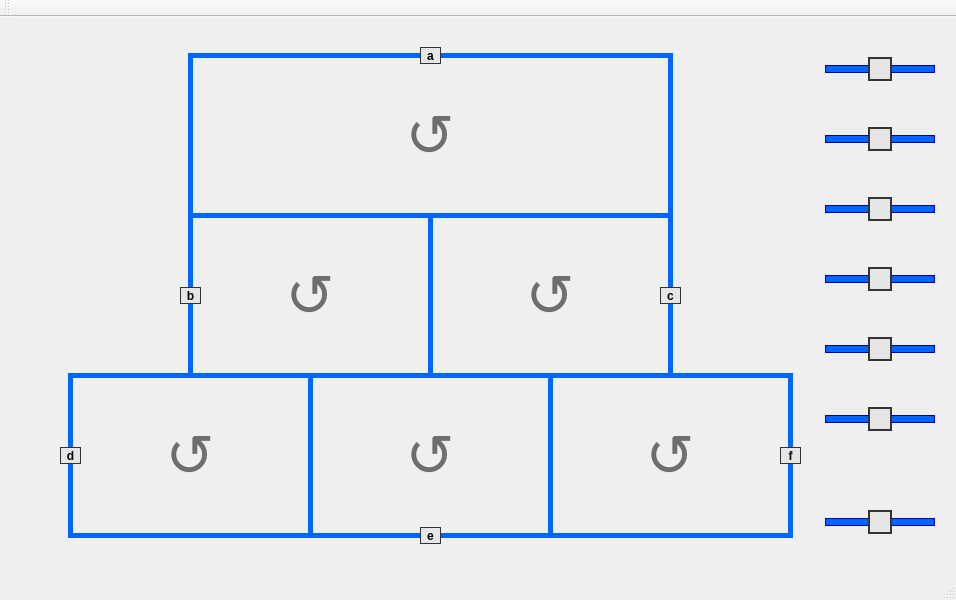
<?xml version="1.0" encoding="UTF-8"?>
<ui version="4.0">
 <class>MainWindow</class>
 <widget class="QMainWindow" name="MainWindow">
  <property name="geometry">
   <rect><x>0</x><y>0</y><width>956</width><height>600</height></rect>
  </property>
  <property name="windowTitle">
   <string>Projeto dos Trens</string>
  </property>
  <widget class="QWidget" name="centralWidget">
   <property name="styleSheet">
    <string notr="true">QSlider::groove:horizontal { background: #0066ff; border: 1px solid #0000aa; height: 6px }
QSlider::handle:horizontal { background: #e6e6e6; border: 2px solid #333333; width: 20px; margin: -9px 0 }</string>
   </property>
   <widget class="QLabel" name="label_trilho1">
    <property name="geometry">
     <rect><x>188</x><y>36</y><width>485</width><height>5</height></rect>
    </property>
    <property name="styleSheet">
     <string notr="true">QLabel { background: #0066ff }</string>
    </property>
    <property name="text">
     <string></string>
    </property>
   </widget>
   <widget class="QLabel" name="label_trilho2">
    <property name="geometry">
     <rect><x>188</x><y>196</y><width>485</width><height>5</height></rect>
    </property>
    <property name="styleSheet">
     <string notr="true">QLabel { background: #0066ff }</string>
    </property>
    <property name="text">
     <string></string>
    </property>
   </widget>
   <widget class="QLabel" name="label_trilho3">
    <property name="geometry">
     <rect><x>68</x><y>356</y><width>725</width><height>5</height></rect>
    </property>
    <property name="styleSheet">
     <string notr="true">QLabel { background: #0066ff }</string>
    </property>
    <property name="text">
     <string></string>
    </property>
   </widget>
   <widget class="QLabel" name="label_trilho4">
    <property name="geometry">
     <rect><x>68</x><y>516</y><width>725</width><height>5</height></rect>
    </property>
    <property name="styleSheet">
     <string notr="true">QLabel { background: #0066ff }</string>
    </property>
    <property name="text">
     <string></string>
    </property>
   </widget>
   <widget class="QLabel" name="label_trilho5">
    <property name="geometry">
     <rect><x>188</x><y>36</y><width>5</width><height>325</height></rect>
    </property>
    <property name="styleSheet">
     <string notr="true">QLabel { background: #0066ff }</string>
    </property>
    <property name="text">
     <string></string>
    </property>
   </widget>
   <widget class="QLabel" name="label_trilho6">
    <property name="geometry">
     <rect><x>668</x><y>36</y><width>5</width><height>325</height></rect>
    </property>
    <property name="styleSheet">
     <string notr="true">QLabel { background: #0066ff }</string>
    </property>
    <property name="text">
     <string></string>
    </property>
   </widget>
   <widget class="QLabel" name="label_trilho7">
    <property name="geometry">
     <rect><x>428</x><y>196</y><width>5</width><height>165</height></rect>
    </property>
    <property name="styleSheet">
     <string notr="true">QLabel { background: #0066ff }</string>
    </property>
    <property name="text">
     <string></string>
    </property>
   </widget>
   <widget class="QLabel" name="label_trilho8">
    <property name="geometry">
     <rect><x>68</x><y>356</y><width>5</width><height>165</height></rect>
    </property>
    <property name="styleSheet">
     <string notr="true">QLabel { background: #0066ff }</string>
    </property>
    <property name="text">
     <string></string>
    </property>
   </widget>
   <widget class="QLabel" name="label_trilho9">
    <property name="geometry">
     <rect><x>308</x><y>356</y><width>5</width><height>165</height></rect>
    </property>
    <property name="styleSheet">
     <string notr="true">QLabel { background: #0066ff }</string>
    </property>
    <property name="text">
     <string></string>
    </property>
   </widget>
   <widget class="QLabel" name="label_trilho10">
    <property name="geometry">
     <rect><x>548</x><y>356</y><width>5</width><height>165</height></rect>
    </property>
    <property name="styleSheet">
     <string notr="true">QLabel { background: #0066ff }</string>
    </property>
    <property name="text">
     <string></string>
    </property>
   </widget>
   <widget class="QLabel" name="label_trilho11">
    <property name="geometry">
     <rect><x>788</x><y>356</y><width>5</width><height>165</height></rect>
    </property>
    <property name="styleSheet">
     <string notr="true">QLabel { background: #0066ff }</string>
    </property>
    <property name="text">
     <string></string>
    </property>
   </widget>
   <widget class="QLabel" name="label_sentido1">
    <property name="geometry">
     <rect><x>390</x><y>78</y><width>80</width><height>80</height></rect>
    </property>
    <property name="font">
     <font><pointsize>44</pointsize></font>
    </property>
    <property name="styleSheet">
     <string notr="true">QLabel { color: #6e6e6e }</string>
    </property>
    <property name="text">
     <string>↺</string>
    </property>
    <property name="alignment">
     <set>Qt::AlignCenter</set>
    </property>
   </widget>
   <widget class="QLabel" name="label_sentido2">
    <property name="geometry">
     <rect><x>270</x><y>238</y><width>80</width><height>80</height></rect>
    </property>
    <property name="font">
     <font><pointsize>44</pointsize></font>
    </property>
    <property name="styleSheet">
     <string notr="true">QLabel { color: #6e6e6e }</string>
    </property>
    <property name="text">
     <string>↺</string>
    </property>
    <property name="alignment">
     <set>Qt::AlignCenter</set>
    </property>
   </widget>
   <widget class="QLabel" name="label_sentido3">
    <property name="geometry">
     <rect><x>510</x><y>238</y><width>80</width><height>80</height></rect>
    </property>
    <property name="font">
     <font><pointsize>44</pointsize></font>
    </property>
    <property name="styleSheet">
     <string notr="true">QLabel { color: #6e6e6e }</string>
    </property>
    <property name="text">
     <string>↺</string>
    </property>
    <property name="alignment">
     <set>Qt::AlignCenter</set>
    </property>
   </widget>
   <widget class="QLabel" name="label_sentido4">
    <property name="geometry">
     <rect><x>150</x><y>398</y><width>80</width><height>80</height></rect>
    </property>
    <property name="font">
     <font><pointsize>44</pointsize></font>
    </property>
    <property name="styleSheet">
     <string notr="true">QLabel { color: #6e6e6e }</string>
    </property>
    <property name="text">
     <string>↺</string>
    </property>
    <property name="alignment">
     <set>Qt::AlignCenter</set>
    </property>
   </widget>
   <widget class="QLabel" name="label_sentido5">
    <property name="geometry">
     <rect><x>390</x><y>398</y><width>80</width><height>80</height></rect>
    </property>
    <property name="font">
     <font><pointsize>44</pointsize></font>
    </property>
    <property name="styleSheet">
     <string notr="true">QLabel { color: #6e6e6e }</string>
    </property>
    <property name="text">
     <string>↺</string>
    </property>
    <property name="alignment">
     <set>Qt::AlignCenter</set>
    </property>
   </widget>
   <widget class="QLabel" name="label_sentido6">
    <property name="geometry">
     <rect><x>630</x><y>398</y><width>80</width><height>80</height></rect>
    </property>
    <property name="font">
     <font><pointsize>44</pointsize></font>
    </property>
    <property name="styleSheet">
     <string notr="true">QLabel { color: #6e6e6e }</string>
    </property>
    <property name="text">
     <string>↺</string>
    </property>
    <property name="alignment">
     <set>Qt::AlignCenter</set>
    </property>
   </widget>
   <widget class="QLabel" name="label_trem1">
    <property name="geometry">
     <rect><x>420</x><y>30</y><width>21</width><height>17</height></rect>
    </property>
    <property name="styleSheet">
     <string notr="true">QLabel { background: #e6e6e6; border: 1px solid #333333; font-weight: bold; color: black }</string>
    </property>
    <property name="text">
     <string>a</string>
    </property>
    <property name="alignment">
     <set>Qt::AlignCenter</set>
    </property>
   </widget>
   <widget class="QLabel" name="label_trem2">
    <property name="geometry">
     <rect><x>180</x><y>270</y><width>21</width><height>17</height></rect>
    </property>
    <property name="styleSheet">
     <string notr="true">QLabel { background: #e6e6e6; border: 1px solid #333333; font-weight: bold; color: black }</string>
    </property>
    <property name="text">
     <string>b</string>
    </property>
    <property name="alignment">
     <set>Qt::AlignCenter</set>
    </property>
   </widget>
   <widget class="QLabel" name="label_trem3">
    <property name="geometry">
     <rect><x>660</x><y>270</y><width>21</width><height>17</height></rect>
    </property>
    <property name="styleSheet">
     <string notr="true">QLabel { background: #e6e6e6; border: 1px solid #333333; font-weight: bold; color: black }</string>
    </property>
    <property name="text">
     <string>c</string>
    </property>
    <property name="alignment">
     <set>Qt::AlignCenter</set>
    </property>
   </widget>
   <widget class="QLabel" name="label_trem4">
    <property name="geometry">
     <rect><x>60</x><y>430</y><width>21</width><height>17</height></rect>
    </property>
    <property name="styleSheet">
     <string notr="true">QLabel { background: #e6e6e6; border: 1px solid #333333; font-weight: bold; color: black }</string>
    </property>
    <property name="text">
     <string>d</string>
    </property>
    <property name="alignment">
     <set>Qt::AlignCenter</set>
    </property>
   </widget>
   <widget class="QLabel" name="label_trem5">
    <property name="geometry">
     <rect><x>420</x><y>510</y><width>21</width><height>17</height></rect>
    </property>
    <property name="styleSheet">
     <string notr="true">QLabel { background: #e6e6e6; border: 1px solid #333333; font-weight: bold; color: black }</string>
    </property>
    <property name="text">
     <string>e</string>
    </property>
    <property name="alignment">
     <set>Qt::AlignCenter</set>
    </property>
   </widget>
   <widget class="QLabel" name="label_trem6">
    <property name="geometry">
     <rect><x>780</x><y>430</y><width>21</width><height>17</height></rect>
    </property>
    <property name="styleSheet">
     <string notr="true">QLabel { background: #e6e6e6; border: 1px solid #333333; font-weight: bold; color: black }</string>
    </property>
    <property name="text">
     <string>f</string>
    </property>
    <property name="alignment">
     <set>Qt::AlignCenter</set>
    </property>
   </widget>
   <widget class="SliderTrem" name="slider_a">
    <property name="geometry">
     <rect><x>825</x><y>36</y><width>110</width><height>32</height></rect>
    </property>
    <property name="maximum">
     <number>200</number>
    </property>
    <property name="value">
     <number>100</number>
    </property>
    <property name="orientation">
     <enum>Qt::Horizontal</enum>
    </property>
   </widget>
   <widget class="SliderTrem" name="slider_b">
    <property name="geometry">
     <rect><x>825</x><y>106</y><width>110</width><height>32</height></rect>
    </property>
    <property name="maximum">
     <number>200</number>
    </property>
    <property name="value">
     <number>100</number>
    </property>
    <property name="orientation">
     <enum>Qt::Horizontal</enum>
    </property>
   </widget>
   <widget class="SliderTrem" name="slider_c">
    <property name="geometry">
     <rect><x>825</x><y>176</y><width>110</width><height>32</height></rect>
    </property>
    <property name="maximum">
     <number>200</number>
    </property>
    <property name="value">
     <number>100</number>
    </property>
    <property name="orientation">
     <enum>Qt::Horizontal</enum>
    </property>
   </widget>
   <widget class="SliderTrem" name="slider_d">
    <property name="geometry">
     <rect><x>825</x><y>246</y><width>110</width><height>32</height></rect>
    </property>
    <property name="maximum">
     <number>200</number>
    </property>
    <property name="value">
     <number>100</number>
    </property>
    <property name="orientation">
     <enum>Qt::Horizontal</enum>
    </property>
   </widget>
   <widget class="SliderTrem" name="slider_e">
    <property name="geometry">
     <rect><x>825</x><y>316</y><width>110</width><height>32</height></rect>
    </property>
    <property name="maximum">
     <number>200</number>
    </property>
    <property name="value">
     <number>100</number>
    </property>
    <property name="orientation">
     <enum>Qt::Horizontal</enum>
    </property>
   </widget>
   <widget class="SliderTrem" name="slider_f">
    <property name="geometry">
     <rect><x>825</x><y>386</y><width>110</width><height>32</height></rect>
    </property>
    <property name="maximum">
     <number>200</number>
    </property>
    <property name="value">
     <number>100</number>
    </property>
    <property name="orientation">
     <enum>Qt::Horizontal</enum>
    </property>
   </widget>
   <widget class="SliderTrem" name="slider_m">
    <property name="geometry">
     <rect><x>825</x><y>489</y><width>110</width><height>32</height></rect>
    </property>
    <property name="maximum">
     <number>200</number>
    </property>
    <property name="value">
     <number>100</number>
    </property>
    <property name="orientation">
     <enum>Qt::Horizontal</enum>
    </property>
   </widget>
  </widget>
  <widget class="QMenuBar" name="menuBar">
   <property name="geometry">
    <rect><x>0</x><y>0</y><width>956</width><height>22</height></rect>
   </property>
  </widget>
  <widget class="QToolBar" name="mainToolBar">
   <attribute name="toolBarArea">
    <enum>TopToolBarArea</enum>
   </attribute>
   <attribute name="toolBarBreak">
    <bool>false</bool>
   </attribute>
  </widget>
  <widget class="QStatusBar" name="statusBar"/>
 </widget>
 <layoutdefault spacing="6" margin="11"/>
 <customwidgets>
  <customwidget>
   <class>SliderTrem</class>
   <extends>QSlider</extends>
   <header>slidertrem.h</header>
  </customwidget>
 </customwidgets>
 <resources/>
 <connections/>
</ui>
